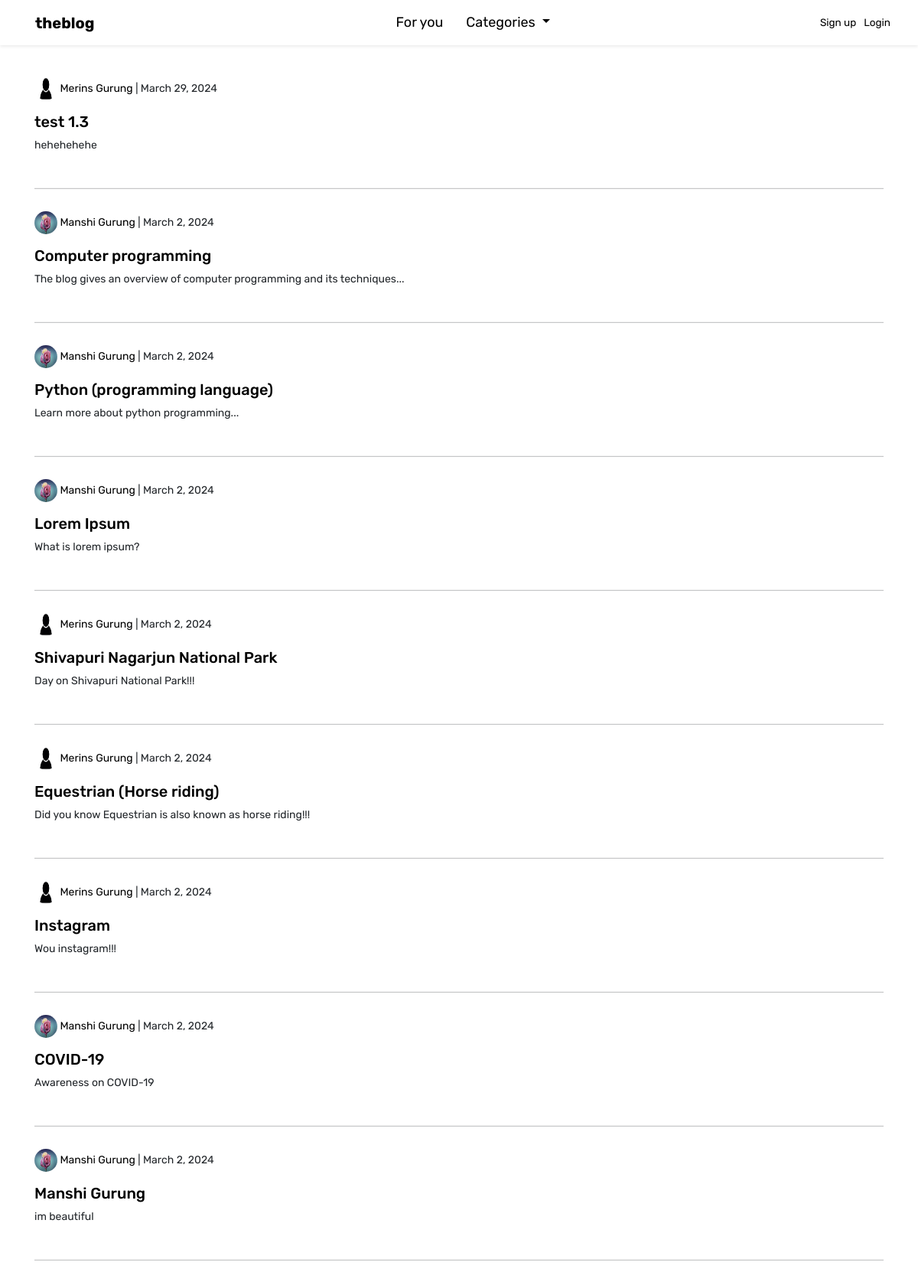
Before: / with the older database file.
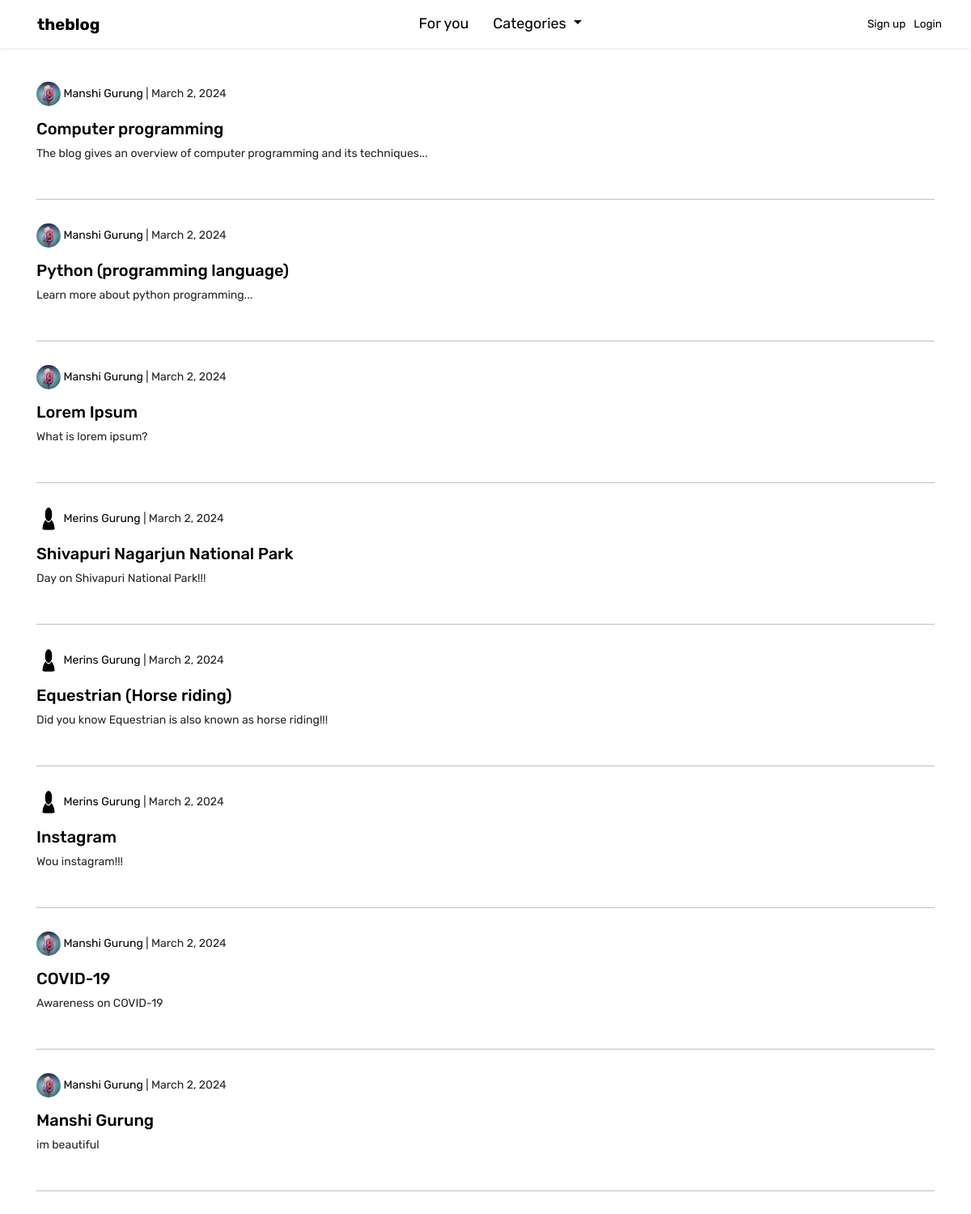
After: the same page with the newer database file.
### theblog/models.py (models this page shows, shortened)
class Post(models.Model):
	title = models.CharField(max_length=255)
	title_tag = models.CharField(max_length=255, default='Blog', blank=True)
	author = models.ForeignKey(User, on_delete=models.CASCADE)
	body = RichTextField(blank=True, null=True)
	post_date = models.DateField(auto_now_add=True)
	category = models.CharField(max_length=255, default='coding')
	snippet = models.CharField(max_length=255)
	likes = models.ManyToManyField(User, related_name='blog_posts')

class Profile(models.Model):
	user = models.OneToOneField(User, null=True, on_delete=models.CASCADE)
	bio = models.TextField()
	profile_pic = models.ImageField(null=True, blank=True, upload_to="images/profile/")
	website_url = models.CharField(max_length=255, null=True, blank=True)
	facebook_url = models.CharField(max_length=255, null=True, blank=True)
	twitter_url = models.CharField(max_length=255, null=True, blank=True)
	instagram_url = models.CharField(max_length=255, null=True, blank=True)
	pinterest_url = models.CharField(max_length=255, null=True, blank=True)

### theblog/views.py (the view)
# urls.py: path('', HomeView.as_view(), name="home"),
class HomeView(CatMenuMixin, ListView):
	model = Post
	template_name = 'home.html'
	cats = Category.objects.all()
	ordering = ['-post_date']

### theblog/models.py (called while the page is built)
	def __str__(self):
		return self.name

### theblog/views.py (called while the page is built)
	def get_context_data(self, *args, **kwargs):
		cat_menu = Category.objects.all()
		context = super().get_context_data(*args, **kwargs)
		context["cat_menu"] = cat_menu
		return context

### theblog/templates/home.html
{% extends 'base.html' %}
{% load static %}
{% block content %}
	<br>
	{% for post in object_list %}
		<p><a href="{% url 'show_profile_page' post.author.profile.id %}" class="post-link">
			{% if post.author.profile.profile_pic %}
	      		<img src="{{ post.author.profile.profile_pic.url }}" class="rounded-circle" height=30 width=30>
	      	{% else %}
	      		<img src="{% static 'theblog/images/default_profile_pic.png' %}" class="rounded-circle" height=30 width=30>
	      	{% endif %}
	      	{{ post.author.first_name}} {{ post.author.last_name}}</a> | {{ post.post_date}}
	    </p>
		<h5><a href="{% url 'article-detail' post.pk %}" class="post-link">{{ post.title }}</a></h5>
	  	<p>{{ post.snippet }}</p>
	  	<br>
	  	<hr class="my-2 light">
	  	<br>
	{% endfor %}
	<br><br><br>
{% endblock %}

### theblog/templates/base.html (shortened to what this page needs)
<!doctype html>
<html lang="en">
  <head>
    <link rel="stylesheet" href="https://cdn.jsdelivr.net/npm/bootstrap-icons@1.11.3/font/bootstrap-icons.min.css">
    <link href="https://cdn.jsdelivr.net/npm/bootstrap@5.0.2/dist/css/bootstrap.min.css" rel="stylesheet">
    <link rel="stylesheet" href="https://cdn.jsdelivr.net/npm/bootstrap@4.4.1/dist/css/bootstrap.min.css">
  </head>
  <body>
    <nav class="navbar navbar-expand-lg navbar-light bg-white sticky-top text-center shadow-sm">
    <div class="container-fluid">
      <a class="navbar-brand" href="{% url 'home' %}">theblog</a>
    <div class="collapse navbar-collapse" id="navbarSupportedContent">
      <ul class="navbar-nav mx-auto mb-2 mb-lg-0">
        <li class="nav-item">
          <a class="nav-link" href="{% url 'home' %}">For you</a>
        </li>
        {% if cat_menu %}
          <li class="nav-item dropdown">
            <a class="nav-link dropdown-toggle" href="#" id="navbarDropdown" role="button" data-toggle="dropdown" aria-haspopup="true" aria-expanded="false">
              Categories
            </a>
          </li>
        {% endif %}
        </ul>
      </div>
      <div class="ms-auto">
        <ul class="navbar-nav">
        {% if user.is_authenticated %}
          <li class="nav-item dropdown">
            <a class="nav-link dropdown-toggle" href="#" id="navbarDropdown" role="button" data-toggle="dropdown" aria-haspopup="true" aria-expanded="false">
              <i class="bi bi-person-fill" style="font-size: 1.5rem;"></i>
            </a>
            <div class="dropdown-menu dropdown-menu-right" aria-labelledby="navbarDropdown">
              {% if user.profile.id %}
                <a class="dropdown-item" href="{% url 'show_profile_page' user.profile.id %}">Profile</a>
                <a class="dropdown-item" href="{% url 'edit_profile_page' user.profile.id %}">Edit Profile</a>
              {% else %}
                <a class="dropdown-item" href="{% url 'create_profile_page' %}">Create Profile</a>
              {% endif %}
              <a class="dropdown-item" href="{% url 'edit_profile' %}">Settings</a>
              <div class="dropdown-divider"></div>
              <a class="dropdown-item" href="#" onclick="document.getElementById('logout-form').submit();">Logout</a>
              <form id="logout-form" method="post" action="{% url 'logout' %}" style="display: none;">
                  {% csrf_token %}
              </form>
            </div>
          </li>
        {% else %}
          <li class="nav-item">
            <a class="custom-link custom-pad" href="{% url 'register' %}">Sign up</a>
          </li>
          <li class="nav-item">
            <a class="custom-link custom-pad" href="{% url 'login' %}">Login</a>
          </li>
        {% endif %}
      </ul>
    </div>
  </div>
    </nav>
    <br/>
    <div class="container">
       {% block content %}
       {% endblock %}
    </div>
  </body>
</html>

### theblog/templates/base.html (style rules this page uses)
hr.light { border-top: 1px solid #ccc; }
:root { --bs-primary: black; --bs-orange: #525252; }
body { font-family: "Rubik", sans-serif; font-optical-sizing: auto; font-size: 14px; background: white; font-weight: 400px; font-style: normal; }
.navbar-brand { padding-left: 15px; font-weight: bold; color: var(--bs-primary) !important; }
.navbar-nav .nav-item .nav-link { font-size: 18px; color: black; padding-left: 30px; padding-right: 0px; }
.custom-link { font-size: 13.5px; color: black; text-decoration: none; }
.custom-pad { padding-right: 5px; padding-left: 5px; }
.post-link { text-decoration: none; color: black; }

Changed rows visible on the page:
removed Post: author.first_name "Merins", author.last_name "Gurung", post_date "March 29, 2024", title "test 1.3", snippet "hehehehehe"
